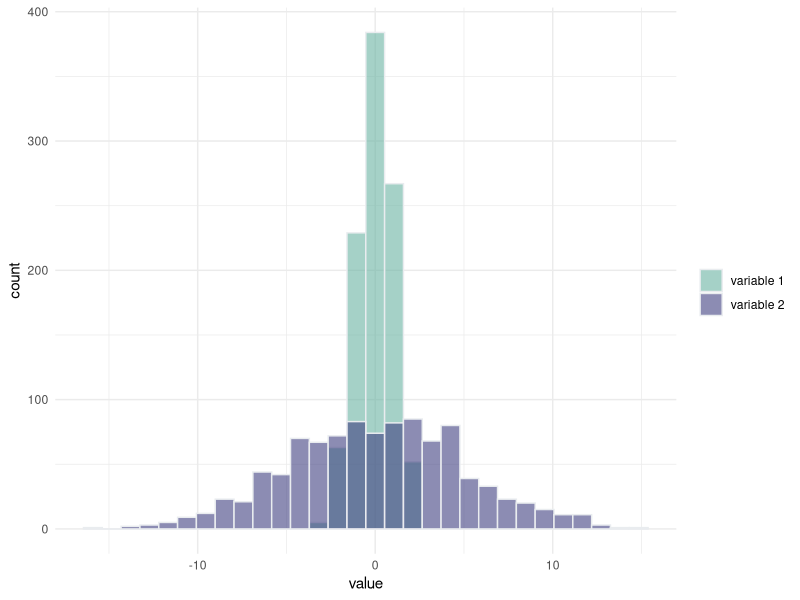
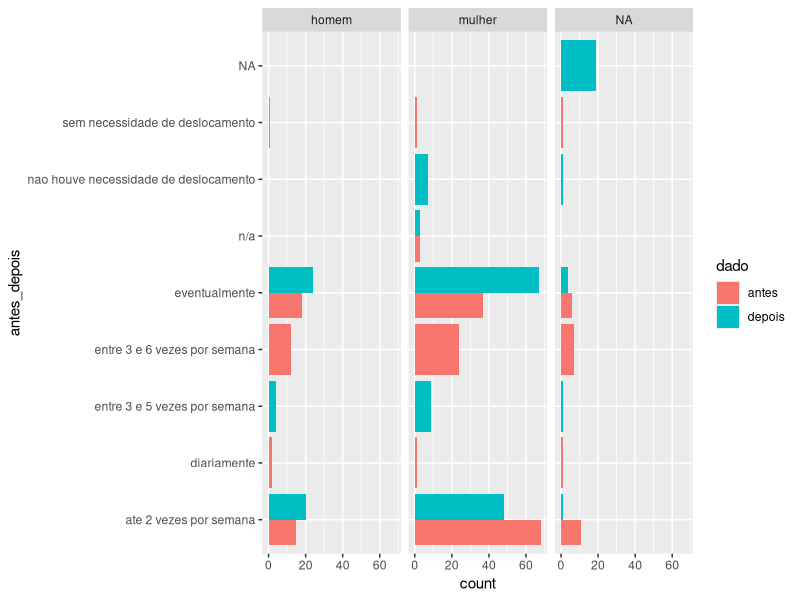

Generate these figures, in order, with R:
## ---- chunk 1
# library
library(tidyverse)

# Build dataset with different distributions
data <- data.frame(
  type = c(rep("variable 1", 1000), rep("variable 2", 1000)),
  value = c(rnorm(1000), rnorm(1000, mean = 0, sd = 5))
)

# Represent it
p <- data %>%
  ggplot(aes(x=value, fill=type)) +
    geom_histogram( color="#e9ecef", alpha=0.6, position = 'identity') +
    scale_fill_manual(values=c("#69b3a2", "#404080")) +
    theme_minimal() +
    labs(fill="")

p
## ---- chunk 2
# get first observation for each Species in iris data -- base R
mini_iris <- iris[c(1, 51, 101), ]

mini_iris %>% gather(key = "flower_att", value = "measurement", -Species)

## ---- chunk 3
dados_bh <- read_delim("dados_aluno.csv", 
    delim = ";", escape_double = FALSE, trim_ws = TRUE)
## ---- chunk 4
data_plot_long <- dados_bh %>% 
  gather(key = "dado", value = "antes_depois", -genero, -escolaridade) %>% 
  mutate(dado = case_when(dado == 'internet_compras_antes' ~ 'antes',
                          dado == 'internet_compras_depois' ~ 'depois'))   
ggplot(data_plot_long) + 
  geom_bar(aes(x = antes_depois, fill = dado), position = "dodge") +
  coord_flip() +
  facet_wrap(~ genero)

